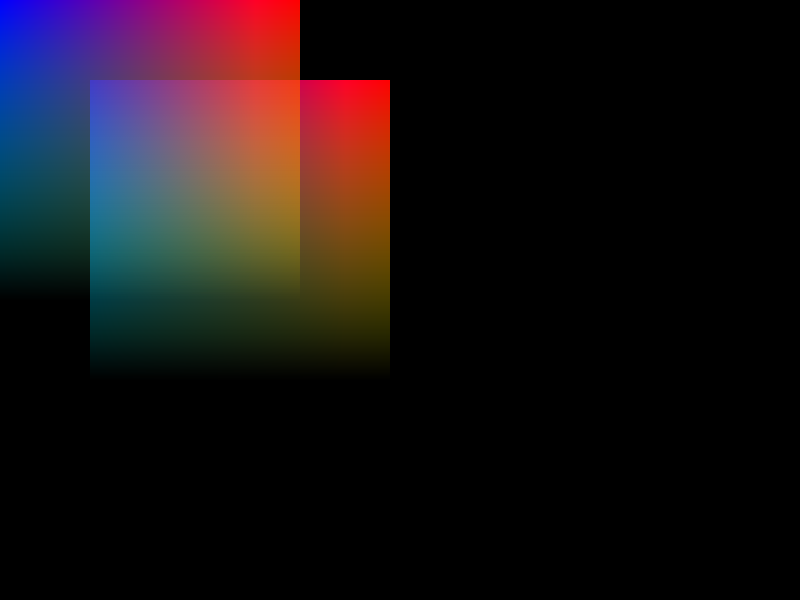
Frame 1 (no input)
Frame 60 (no input): identical to frame 1, image omitted
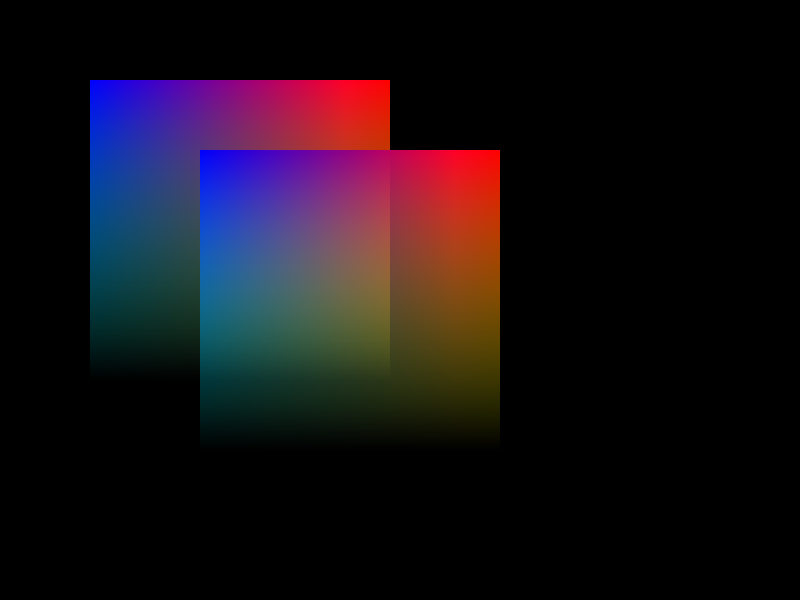
Frame 120 (the mouse pressed at the canvas centre since frame 60)

The p5.js sketch that drew these frames (run headless with seeded random() and noise() and a simulated clock; from frame 60 on, the mouse is pressed at the canvas centre):

// p5.js sketch
// ── sketch.js
var img;  

function setup() {
  createCanvas(800, 600); 
  img = createImage(300, 300);
  img.loadPixels();
  for(var x = 0; x < img.width; x++) {
    for(var y = 0; y < img.height; y++) {
      var idx = map(x, 0, img.width, 255, 0);
      var idy = map(y, 0, img.height, 255, 0)
      img.set(x, y, [x, y, idx, idy]); 
    }
  }
  img.updatePixels();
}

function draw() {
  background(0);
  image(img, 90, 80);
  image(img, mouseX/2, mouseY/2);
}
